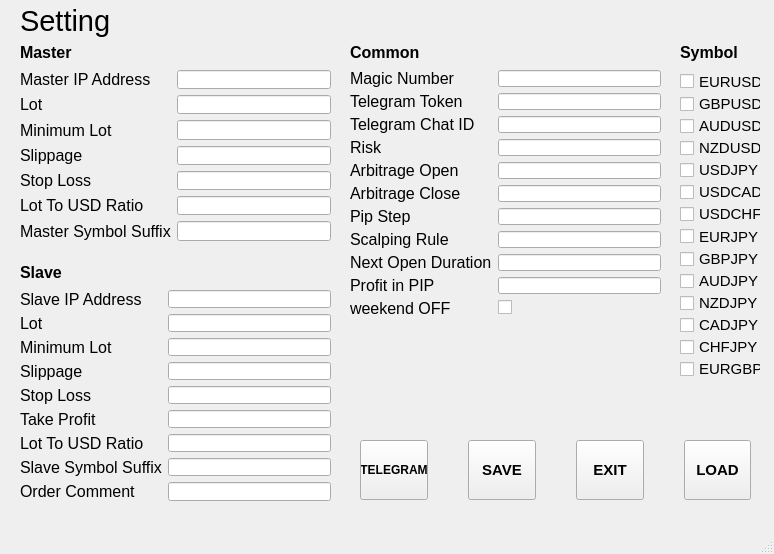
<?xml version="1.0" encoding="UTF-8"?>
<ui version="4.0">
 <class>SettingWindow</class>
 <widget class="QMainWindow" name="SettingWindow">
  <property name="geometry">
   <rect>
    <x>0</x>
    <y>0</y>
    <width>774</width>
    <height>554</height>
   </rect>
  </property>
  <property name="windowTitle">
   <string>Ipin Pro Setting</string>
  </property>
  <widget class="QWidget" name="centralwidget">
   <widget class="QLabel" name="label">
    <property name="geometry">
     <rect>
      <x>20</x>
      <y>0</y>
      <width>141</width>
      <height>41</height>
     </rect>
    </property>
    <property name="font">
     <font>
      <pointsize>22</pointsize>
     </font>
    </property>
    <property name="text">
     <string>Setting</string>
    </property>
   </widget>
   <widget class="QWidget" name="verticalLayoutWidget">
    <property name="geometry">
     <rect>
      <x>680</x>
      <y>70</y>
      <width>81</width>
      <height>310</height>
     </rect>
    </property>
    <layout class="QVBoxLayout" name="verticalLayout">
     <property name="spacing">
      <number>0</number>
     </property>
     <item>
      <widget class="QCheckBox" name="cbEurUsd">
       <property name="font">
        <font>
         <pointsize>11</pointsize>
        </font>
       </property>
       <property name="text">
        <string>EURUSD</string>
       </property>
      </widget>
     </item>
     <item>
      <widget class="QCheckBox" name="cbGbpUsd">
       <property name="font">
        <font>
         <pointsize>11</pointsize>
        </font>
       </property>
       <property name="text">
        <string>GBPUSD</string>
       </property>
      </widget>
     </item>
     <item>
      <widget class="QCheckBox" name="cbAudUsd">
       <property name="font">
        <font>
         <pointsize>11</pointsize>
        </font>
       </property>
       <property name="text">
        <string>AUDUSD</string>
       </property>
      </widget>
     </item>
     <item>
      <widget class="QCheckBox" name="cbNzdUsd">
       <property name="font">
        <font>
         <pointsize>11</pointsize>
        </font>
       </property>
       <property name="text">
        <string>NZDUSD</string>
       </property>
      </widget>
     </item>
     <item>
      <widget class="QCheckBox" name="cbUsdJpy">
       <property name="font">
        <font>
         <pointsize>11</pointsize>
        </font>
       </property>
       <property name="text">
        <string>USDJPY</string>
       </property>
      </widget>
     </item>
     <item>
      <widget class="QCheckBox" name="cbUsdCad">
       <property name="font">
        <font>
         <pointsize>11</pointsize>
        </font>
       </property>
       <property name="text">
        <string>USDCAD</string>
       </property>
      </widget>
     </item>
     <item>
      <widget class="QCheckBox" name="cbUsdChf">
       <property name="font">
        <font>
         <pointsize>11</pointsize>
        </font>
       </property>
       <property name="text">
        <string>USDCHF</string>
       </property>
      </widget>
     </item>
     <item>
      <widget class="QCheckBox" name="cbEurJpy">
       <property name="font">
        <font>
         <pointsize>11</pointsize>
        </font>
       </property>
       <property name="text">
        <string>EURJPY</string>
       </property>
      </widget>
     </item>
     <item>
      <widget class="QCheckBox" name="cbGbpJpy">
       <property name="font">
        <font>
         <pointsize>11</pointsize>
        </font>
       </property>
       <property name="text">
        <string>GBPJPY</string>
       </property>
      </widget>
     </item>
     <item>
      <widget class="QCheckBox" name="cbAudJpy">
       <property name="font">
        <font>
         <pointsize>11</pointsize>
        </font>
       </property>
       <property name="text">
        <string>AUDJPY</string>
       </property>
      </widget>
     </item>
     <item>
      <widget class="QCheckBox" name="cbNzdJpy">
       <property name="font">
        <font>
         <pointsize>11</pointsize>
        </font>
       </property>
       <property name="text">
        <string>NZDJPY</string>
       </property>
      </widget>
     </item>
     <item>
      <widget class="QCheckBox" name="cbCadJpy">
       <property name="font">
        <font>
         <pointsize>11</pointsize>
        </font>
       </property>
       <property name="text">
        <string>CADJPY</string>
       </property>
      </widget>
     </item>
     <item>
      <widget class="QCheckBox" name="cbChfJpy">
       <property name="font">
        <font>
         <pointsize>11</pointsize>
        </font>
       </property>
       <property name="text">
        <string>CHFJPY</string>
       </property>
      </widget>
     </item>
     <item>
      <widget class="QCheckBox" name="cbEurGbp">
       <property name="font">
        <font>
         <pointsize>11</pointsize>
        </font>
       </property>
       <property name="text">
        <string>EURGBP</string>
       </property>
      </widget>
     </item>
    </layout>
   </widget>
   <widget class="QWidget" name="formLayoutWidget">
    <property name="geometry">
     <rect>
      <x>20</x>
      <y>70</y>
      <width>311</width>
      <height>171</height>
     </rect>
    </property>
    <layout class="QFormLayout" name="formLayout">
     <item row="0" column="0">
      <widget class="QLabel" name="label_2">
       <property name="font">
        <font>
         <pointsize>12</pointsize>
        </font>
       </property>
       <property name="text">
        <string>Master IP Address</string>
       </property>
      </widget>
     </item>
     <item row="0" column="1">
      <widget class="QLineEdit" name="master_ip">
       <property name="font">
        <font>
         <pointsize>11</pointsize>
        </font>
       </property>
       <property name="text">
        <string/>
       </property>
      </widget>
     </item>
     <item row="1" column="0">
      <widget class="QLabel" name="label_9">
       <property name="font">
        <font>
         <pointsize>12</pointsize>
        </font>
       </property>
       <property name="text">
        <string>Lot</string>
       </property>
      </widget>
     </item>
     <item row="1" column="1">
      <widget class="QLineEdit" name="master_lot">
       <property name="font">
        <font>
         <pointsize>11</pointsize>
        </font>
       </property>
       <property name="text">
        <string/>
       </property>
      </widget>
     </item>
     <item row="2" column="0">
      <widget class="QLabel" name="label_10">
       <property name="font">
        <font>
         <pointsize>12</pointsize>
        </font>
       </property>
       <property name="text">
        <string>Minimum Lot</string>
       </property>
      </widget>
     </item>
     <item row="2" column="1">
      <widget class="QLineEdit" name="master_min_lot">
       <property name="font">
        <font>
         <pointsize>11</pointsize>
        </font>
       </property>
      </widget>
     </item>
     <item row="3" column="0">
      <widget class="QLabel" name="label_6">
       <property name="font">
        <font>
         <pointsize>12</pointsize>
        </font>
       </property>
       <property name="text">
        <string>Slippage</string>
       </property>
      </widget>
     </item>
     <item row="3" column="1">
      <widget class="QLineEdit" name="master_slip">
       <property name="font">
        <font>
         <pointsize>11</pointsize>
        </font>
       </property>
      </widget>
     </item>
     <item row="4" column="0">
      <widget class="QLabel" name="label_13">
       <property name="font">
        <font>
         <pointsize>12</pointsize>
        </font>
       </property>
       <property name="text">
        <string>Stop Loss</string>
       </property>
      </widget>
     </item>
     <item row="4" column="1">
      <widget class="QLineEdit" name="master_stopLoss">
       <property name="font">
        <font>
         <pointsize>11</pointsize>
        </font>
       </property>
       <property name="text">
        <string/>
       </property>
      </widget>
     </item>
     <item row="5" column="0">
      <widget class="QLabel" name="label_11">
       <property name="font">
        <font>
         <pointsize>12</pointsize>
        </font>
       </property>
       <property name="text">
        <string>Lot To USD Ratio</string>
       </property>
      </widget>
     </item>
     <item row="5" column="1">
      <widget class="QLineEdit" name="master_lot2usd">
       <property name="font">
        <font>
         <pointsize>11</pointsize>
        </font>
       </property>
      </widget>
     </item>
     <item row="6" column="0">
      <widget class="QLabel" name="label_14">
       <property name="font">
        <font>
         <pointsize>12</pointsize>
        </font>
       </property>
       <property name="text">
        <string>Master Symbol Suffix</string>
       </property>
      </widget>
     </item>
     <item row="6" column="1">
      <widget class="QLineEdit" name="master_suffix">
       <property name="font">
        <font>
         <pointsize>11</pointsize>
        </font>
       </property>
      </widget>
     </item>
    </layout>
   </widget>
   <widget class="QLabel" name="label_5">
    <property name="geometry">
     <rect>
      <x>680</x>
      <y>40</y>
      <width>119</width>
      <height>24</height>
     </rect>
    </property>
    <property name="font">
     <font>
      <pointsize>12</pointsize>
      <weight>75</weight>
      <bold>true</bold>
     </font>
    </property>
    <property name="text">
     <string>Symbol</string>
    </property>
   </widget>
   <widget class="QWidget" name="formLayoutWidget_2">
    <property name="geometry">
     <rect>
      <x>20</x>
      <y>290</y>
      <width>311</width>
      <height>211</height>
     </rect>
    </property>
    <layout class="QFormLayout" name="formLayout_2">
     <item row="0" column="0">
      <widget class="QLabel" name="label_8">
       <property name="font">
        <font>
         <pointsize>12</pointsize>
        </font>
       </property>
       <property name="text">
        <string>Slave IP Address</string>
       </property>
      </widget>
     </item>
     <item row="0" column="1">
      <widget class="QLineEdit" name="slave_ip">
       <property name="font">
        <font>
         <pointsize>11</pointsize>
        </font>
       </property>
       <property name="text">
        <string/>
       </property>
      </widget>
     </item>
     <item row="1" column="0">
      <widget class="QLabel" name="label_22">
       <property name="font">
        <font>
         <pointsize>12</pointsize>
        </font>
       </property>
       <property name="text">
        <string>Lot</string>
       </property>
      </widget>
     </item>
     <item row="1" column="1">
      <widget class="QLineEdit" name="slave_lot">
       <property name="font">
        <font>
         <pointsize>11</pointsize>
        </font>
       </property>
      </widget>
     </item>
     <item row="2" column="0">
      <widget class="QLabel" name="label_24">
       <property name="font">
        <font>
         <pointsize>12</pointsize>
        </font>
       </property>
       <property name="text">
        <string>Minimum Lot</string>
       </property>
      </widget>
     </item>
     <item row="2" column="1">
      <widget class="QLineEdit" name="slave_min_lot">
       <property name="font">
        <font>
         <pointsize>11</pointsize>
        </font>
       </property>
      </widget>
     </item>
     <item row="3" column="0">
      <widget class="QLabel" name="label_23">
       <property name="font">
        <font>
         <pointsize>12</pointsize>
        </font>
       </property>
       <property name="text">
        <string>Slippage</string>
       </property>
      </widget>
     </item>
     <item row="3" column="1">
      <widget class="QLineEdit" name="slave_slip">
       <property name="font">
        <font>
         <pointsize>11</pointsize>
        </font>
       </property>
      </widget>
     </item>
     <item row="4" column="0">
      <widget class="QLabel" name="label_26">
       <property name="font">
        <font>
         <pointsize>12</pointsize>
        </font>
       </property>
       <property name="text">
        <string>Stop Loss</string>
       </property>
      </widget>
     </item>
     <item row="4" column="1">
      <widget class="QLineEdit" name="slave_stoploss">
       <property name="font">
        <font>
         <pointsize>11</pointsize>
        </font>
       </property>
      </widget>
     </item>
     <item row="6" column="0">
      <widget class="QLabel" name="label_25">
       <property name="font">
        <font>
         <pointsize>12</pointsize>
        </font>
       </property>
       <property name="text">
        <string>Lot To USD Ratio</string>
       </property>
      </widget>
     </item>
     <item row="6" column="1">
      <widget class="QLineEdit" name="slave_lot2usd">
       <property name="font">
        <font>
         <pointsize>11</pointsize>
        </font>
       </property>
      </widget>
     </item>
     <item row="7" column="0">
      <widget class="QLabel" name="label_28">
       <property name="font">
        <font>
         <pointsize>12</pointsize>
        </font>
       </property>
       <property name="text">
        <string>Slave Symbol Suffix</string>
       </property>
      </widget>
     </item>
     <item row="7" column="1">
      <widget class="QLineEdit" name="slave_suffix">
       <property name="font">
        <font>
         <pointsize>11</pointsize>
        </font>
       </property>
      </widget>
     </item>
     <item row="5" column="0">
      <widget class="QLabel" name="takeProfitLabel">
       <property name="font">
        <font>
         <pointsize>12</pointsize>
        </font>
       </property>
       <property name="text">
        <string>Take Profit</string>
       </property>
      </widget>
     </item>
     <item row="5" column="1">
      <widget class="QLineEdit" name="slave_takeprofit">
       <property name="font">
        <font>
         <pointsize>11</pointsize>
        </font>
       </property>
      </widget>
     </item>
     <item row="8" column="0">
      <widget class="QLabel" name="orderCommentLabel">
       <property name="font">
        <font>
         <pointsize>12</pointsize>
        </font>
       </property>
       <property name="text">
        <string>Order Comment</string>
       </property>
      </widget>
     </item>
     <item row="8" column="1">
      <widget class="QLineEdit" name="slave_comment">
       <property name="font">
        <font>
         <pointsize>11</pointsize>
        </font>
       </property>
      </widget>
     </item>
    </layout>
   </widget>
   <widget class="QLabel" name="label_29">
    <property name="geometry">
     <rect>
      <x>20</x>
      <y>40</y>
      <width>119</width>
      <height>24</height>
     </rect>
    </property>
    <property name="font">
     <font>
      <pointsize>12</pointsize>
      <weight>75</weight>
      <bold>true</bold>
     </font>
    </property>
    <property name="text">
     <string>Master</string>
    </property>
   </widget>
   <widget class="QLabel" name="label_30">
    <property name="geometry">
     <rect>
      <x>20</x>
      <y>260</y>
      <width>119</width>
      <height>24</height>
     </rect>
    </property>
    <property name="font">
     <font>
      <pointsize>12</pointsize>
      <weight>75</weight>
      <bold>true</bold>
     </font>
    </property>
    <property name="text">
     <string>Slave</string>
    </property>
   </widget>
   <widget class="QLabel" name="label_31">
    <property name="geometry">
     <rect>
      <x>350</x>
      <y>40</y>
      <width>119</width>
      <height>24</height>
     </rect>
    </property>
    <property name="font">
     <font>
      <pointsize>12</pointsize>
      <weight>75</weight>
      <bold>true</bold>
     </font>
    </property>
    <property name="text">
     <string>Common</string>
    </property>
   </widget>
   <widget class="QWidget" name="formLayoutWidget_3">
    <property name="geometry">
     <rect>
      <x>350</x>
      <y>70</y>
      <width>311</width>
      <height>247</height>
     </rect>
    </property>
    <layout class="QFormLayout" name="formLayout_3">
     <item row="0" column="0">
      <widget class="QLabel" name="label_33">
       <property name="font">
        <font>
         <pointsize>12</pointsize>
        </font>
       </property>
       <property name="text">
        <string>Magic Number</string>
       </property>
      </widget>
     </item>
     <item row="0" column="1">
      <widget class="QLineEdit" name="magic_number">
       <property name="font">
        <font>
         <pointsize>11</pointsize>
        </font>
       </property>
       <property name="text">
        <string/>
       </property>
      </widget>
     </item>
     <item row="1" column="0">
      <widget class="QLabel" name="label_35">
       <property name="font">
        <font>
         <pointsize>12</pointsize>
        </font>
       </property>
       <property name="text">
        <string>Telegram Token   </string>
       </property>
      </widget>
     </item>
     <item row="1" column="1">
      <widget class="QLineEdit" name="token">
       <property name="font">
        <font>
         <pointsize>11</pointsize>
        </font>
       </property>
      </widget>
     </item>
     <item row="2" column="0">
      <widget class="QLabel" name="label_36">
       <property name="font">
        <font>
         <pointsize>12</pointsize>
        </font>
       </property>
       <property name="text">
        <string>Telegram Chat ID</string>
       </property>
      </widget>
     </item>
     <item row="2" column="1">
      <widget class="QLineEdit" name="chat_id">
       <property name="font">
        <font>
         <pointsize>11</pointsize>
        </font>
       </property>
      </widget>
     </item>
     <item row="3" column="0">
      <widget class="QLabel" name="label_34">
       <property name="font">
        <font>
         <pointsize>12</pointsize>
        </font>
       </property>
       <property name="text">
        <string>Risk                    </string>
       </property>
      </widget>
     </item>
     <item row="3" column="1">
      <widget class="QLineEdit" name="risk">
       <property name="font">
        <font>
         <pointsize>11</pointsize>
        </font>
       </property>
      </widget>
     </item>
     <item row="4" column="0">
      <widget class="QLabel" name="label_37">
       <property name="font">
        <font>
         <pointsize>12</pointsize>
        </font>
       </property>
       <property name="text">
        <string>Arbitrage Open</string>
       </property>
      </widget>
     </item>
     <item row="4" column="1">
      <widget class="QLineEdit" name="arb_open">
       <property name="font">
        <font>
         <pointsize>11</pointsize>
        </font>
       </property>
      </widget>
     </item>
     <item row="5" column="0">
      <widget class="QLabel" name="label_38">
       <property name="font">
        <font>
         <pointsize>12</pointsize>
        </font>
       </property>
       <property name="text">
        <string>Arbitrage Close</string>
       </property>
      </widget>
     </item>
     <item row="5" column="1">
      <widget class="QLineEdit" name="arb_close">
       <property name="font">
        <font>
         <pointsize>11</pointsize>
        </font>
       </property>
      </widget>
     </item>
     <item row="6" column="0">
      <widget class="QLabel" name="label_39">
       <property name="font">
        <font>
         <pointsize>12</pointsize>
        </font>
       </property>
       <property name="text">
        <string>Pip Step</string>
       </property>
      </widget>
     </item>
     <item row="6" column="1">
      <widget class="QLineEdit" name="pip_step">
       <property name="font">
        <font>
         <pointsize>11</pointsize>
        </font>
       </property>
      </widget>
     </item>
     <item row="7" column="0">
      <widget class="QLabel" name="label_40">
       <property name="font">
        <font>
         <pointsize>12</pointsize>
        </font>
       </property>
       <property name="text">
        <string>Scalping Rule</string>
       </property>
      </widget>
     </item>
     <item row="7" column="1">
      <widget class="QLineEdit" name="scalping_rule">
       <property name="font">
        <font>
         <pointsize>11</pointsize>
        </font>
       </property>
      </widget>
     </item>
     <item row="8" column="0">
      <widget class="QLabel" name="label_41">
       <property name="font">
        <font>
         <pointsize>12</pointsize>
        </font>
       </property>
       <property name="text">
        <string>Next Open Duration</string>
       </property>
      </widget>
     </item>
     <item row="8" column="1">
      <widget class="QLineEdit" name="next_open_duration">
       <property name="font">
        <font>
         <pointsize>11</pointsize>
        </font>
       </property>
      </widget>
     </item>
     <item row="10" column="0">
      <widget class="QLabel" name="WeekendOff">
       <property name="font">
        <font>
         <pointsize>12</pointsize>
        </font>
       </property>
       <property name="text">
        <string>weekend OFF</string>
       </property>
      </widget>
     </item>
     <item row="10" column="1">
      <widget class="QCheckBox" name="weekendOFFCheckBox"/>
     </item>
     <item row="9" column="0">
      <widget class="QLabel" name="profitInPIPLabel">
       <property name="font">
        <font>
         <pointsize>12</pointsize>
        </font>
       </property>
       <property name="text">
        <string>Profit in PIP</string>
       </property>
      </widget>
     </item>
     <item row="9" column="1">
      <widget class="QLineEdit" name="profitInPIP">
       <property name="font">
        <font>
         <pointsize>11</pointsize>
        </font>
       </property>
      </widget>
     </item>
    </layout>
   </widget>
   <widget class="QWidget" name="horizontalLayoutWidget">
    <property name="geometry">
     <rect>
      <x>350</x>
      <y>430</y>
      <width>411</width>
      <height>81</height>
     </rect>
    </property>
    <layout class="QHBoxLayout" name="horizontalLayout_2">
     <property name="spacing">
      <number>40</number>
     </property>
     <property name="leftMargin">
      <number>10</number>
     </property>
     <property name="topMargin">
      <number>10</number>
     </property>
     <property name="rightMargin">
      <number>10</number>
     </property>
     <property name="bottomMargin">
      <number>10</number>
     </property>
     <item>
      <widget class="QPushButton" name="pbSendTeleg">
       <property name="minimumSize">
        <size>
         <width>0</width>
         <height>60</height>
        </size>
       </property>
       <property name="maximumSize">
        <size>
         <width>16777215</width>
         <height>60</height>
        </size>
       </property>
       <property name="font">
        <font>
         <pointsize>9</pointsize>
         <weight>75</weight>
         <bold>true</bold>
        </font>
       </property>
       <property name="text">
        <string>TELEGRAM</string>
       </property>
      </widget>
     </item>
     <item>
      <widget class="QPushButton" name="pbSave">
       <property name="minimumSize">
        <size>
         <width>0</width>
         <height>60</height>
        </size>
       </property>
       <property name="maximumSize">
        <size>
         <width>16777215</width>
         <height>60</height>
        </size>
       </property>
       <property name="font">
        <font>
         <pointsize>11</pointsize>
         <weight>75</weight>
         <bold>true</bold>
        </font>
       </property>
       <property name="text">
        <string>SAVE</string>
       </property>
      </widget>
     </item>
     <item>
      <widget class="QPushButton" name="pbExit">
       <property name="minimumSize">
        <size>
         <width>0</width>
         <height>60</height>
        </size>
       </property>
       <property name="maximumSize">
        <size>
         <width>16777215</width>
         <height>60</height>
        </size>
       </property>
       <property name="font">
        <font>
         <pointsize>11</pointsize>
         <weight>75</weight>
         <bold>true</bold>
        </font>
       </property>
       <property name="text">
        <string>EXIT</string>
       </property>
      </widget>
     </item>
     <item>
      <widget class="QPushButton" name="pbLoad">
       <property name="minimumSize">
        <size>
         <width>0</width>
         <height>60</height>
        </size>
       </property>
       <property name="maximumSize">
        <size>
         <width>16777215</width>
         <height>60</height>
        </size>
       </property>
       <property name="font">
        <font>
         <pointsize>11</pointsize>
         <weight>75</weight>
         <bold>true</bold>
        </font>
       </property>
       <property name="text">
        <string>LOAD</string>
       </property>
      </widget>
     </item>
    </layout>
   </widget>
  </widget>
  <widget class="QMenuBar" name="menubar">
   <property name="geometry">
    <rect>
     <x>0</x>
     <y>0</y>
     <width>774</width>
     <height>18</height>
    </rect>
   </property>
  </widget>
  <widget class="QStatusBar" name="statusbar"/>
 </widget>
 <resources/>
 <connections/>
</ui>
